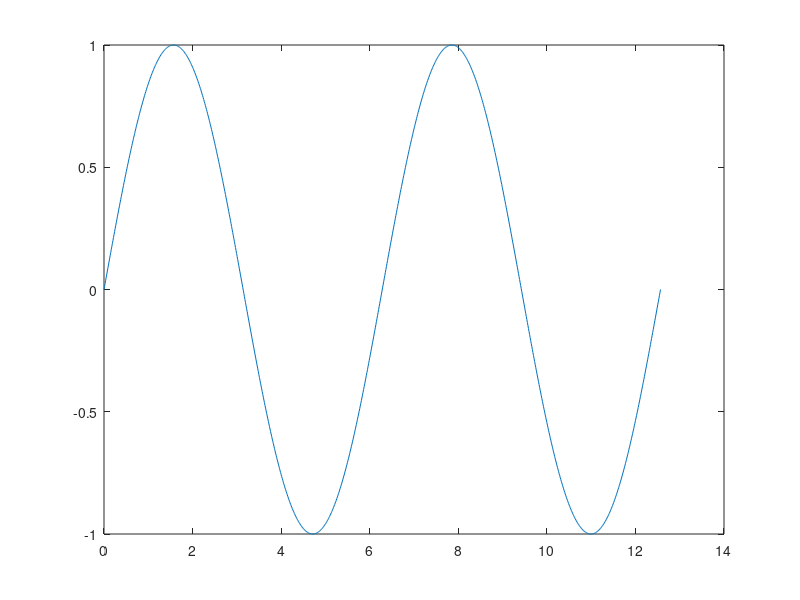

MATLAB code for this plot:
x = linspace(0, 4*pi, 1000);
y = sin(x);
grid on;
plot(x, y);
%plot(y, '--o', 'markersize', 10);
%plot(x, y, '--o', 'markersize', 10, 'markeredgecolor', 'r');